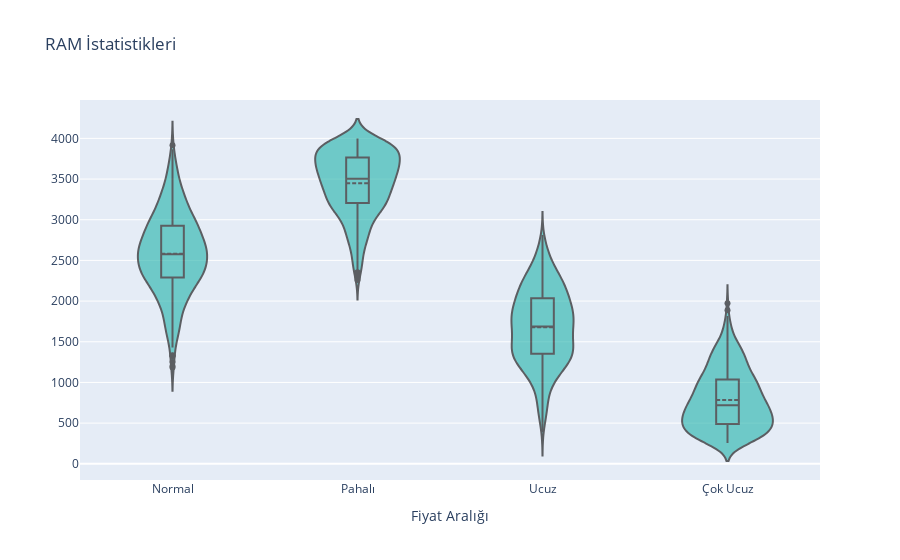

Source (notebook cell):
### Markdown cell above
RAM özniteliğini doldurmak için ilk olarak fiyat aralığına göre değişimini inceleyelim.

### Code cell
data2=go.Violin(y=df.RAM,x=df.FiyatAraligi, box_visible=True, line_color='black',
                               meanline_visible=True, fillcolor='lightseagreen', opacity=0.6,
                               x0='Total Bill')
layout=dict(title='RAM İstatistikleri',
           xaxis=dict(title='Fiyat Aralığı',ticklen=5,zeroline=False)
           )
fig = go.Figure(data=data2,layout=layout)
iplot(fig)

### Figure 1 — Plotly figure (JSON) as saved in the notebook; plotly's stock layout.template omitted (floating-point values rounded to 4 significant figures; data arrays with more than 128 entries replaced by an {"elided": "..."} marker saying what was removed)
{"data": [{"box": {"visible": true}, "fillcolor": "lightseagreen", "line": {"color": "black"}, "meanline": {"visible": true}, "opacity": 0.6, "type": "violin", "x": {"elided": "2000 str values"}, "x0": "Total Bill", "y": {"elided": "2000 float values"}}], "layout": {"title": {"text": "RAM İstatistikleri"}, "xaxis": {"ticklen": 5, "title": {"text": "Fiyat Aralığı"}, "zeroline": false}}}
